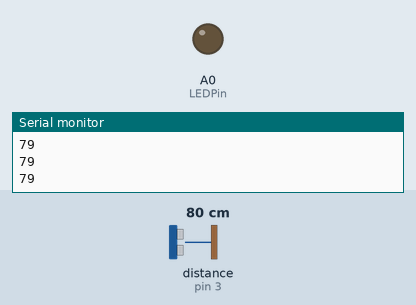
Simulated run of this sketch. Board: Arduino Uno, built with avr-gcc and run on an emulated ATmega328P. Shown: output pins drawn as LEDs (lit = HIGH), the last lines printed to the serial monitor. Wiring (inferred from the names in the program): ultrasonic range finder: trigger pin 4; echo pin 3. The inputs (shaded band) are chosen by the test bench; at power-on: distance to the obstacle (sensor on pin 3) 80 cm. The echo pulse lasts 58.3 µs per cm; pins used as bus, display or sensor lines are not drawn.

Above: at 1.2 s.
1.3 s: distance to the obstacle (sensor on pin 3) set to 2 cm
At 1.6 s:
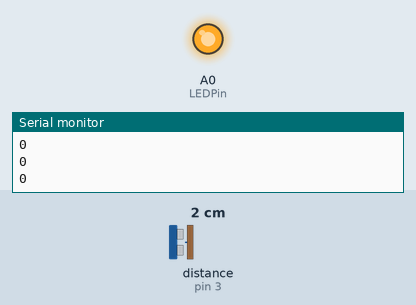
2.8 s: distance to the obstacle (sensor on pin 3) set to 5 cm
4.3 s: distance to the obstacle (sensor on pin 3) set to 8 cm
At 5.2 s:
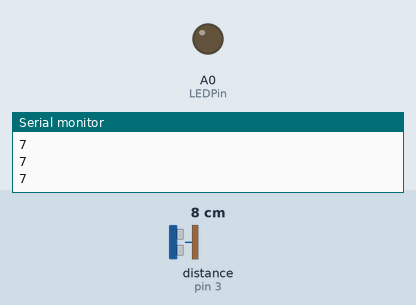
5.8 s: distance to the obstacle (sensor on pin 3) set to 4 cm
At 6.2 s:
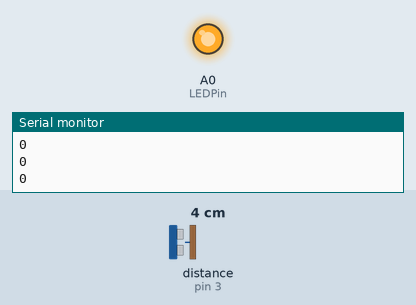
Timing chart, 0 to 8.3 s (numbered marks = the images above; inputs shaded):
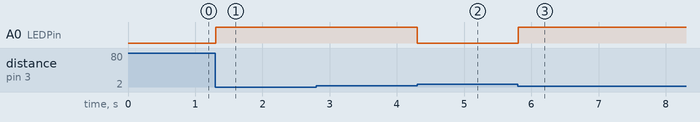

The sketch:

Tester.ino
```cpp
/* Define pins for HC-SR04 ultrasonic sensor */

#define echoPin 3 // Echo Pin = Analog Pin 0
#define trigPin 4 // Trigger Pin = Analog Pin 1

#define LEDPin A0 // Onboard LED

long duration; // Duration used to calculate distance
long HR_dist=0; // Calculated Distance

int minimumRange=5; //Minimum Sonar range
int maximumRange=200; //Maximum Sonar Range

/*--------------------SETUP()------------------------*/
void setup() {
 //Begin Serial communication using a 9600 baud rate
 Serial.begin (9600);

 //Setup the trigger and Echo pins of the HC-SR04 sensor
 pinMode(trigPin, OUTPUT);
 pinMode(echoPin, INPUT);
 pinMode(LEDPin, OUTPUT); // Use LED indicator (if required)
}

/*----------------------LOOP()--------------------------*/
void loop() {
 getDistance();
}

/*--------------------getDistance() FUNCTION ---------------*/
void getDistance(){

 /* The following trigPin/echoPin cycle is used to determine the
 distance of the nearest object by bouncing soundwaves off of it. */
 digitalWrite(trigPin, LOW);
 delayMicroseconds(2);

 digitalWrite(trigPin, HIGH);
 delayMicroseconds(10);

 digitalWrite(trigPin, LOW);
 duration = pulseIn(echoPin, HIGH);

 //Calculate the distance (in cm) based on the speed of sound.
 HR_dist = duration/58.2;

 /*Send the reading from the ultrasonic sensor to the computer */
 if (HR_dist >= maximumRange || HR_dist <= minimumRange){
 /* Send a 0 to computer and Turn LED ON to indicate "out of range" */
 Serial.println("0");
 digitalWrite(LEDPin, HIGH);
 } else {
 /* Send the distance to the computer using Serial protocol, and
 turn LED OFF to indicate successful reading. */
 Serial.println(HR_dist);
 digitalWrite(LEDPin, LOW);
 }
}
```

Measured:
- the behaviour switches between 6 and 7 cm on distance to the obstacle (sensor on pin 3) (found by bisection; images 1 and 2)
- after the input at 1.3 s, A0 (LEDPin): LOW → HIGH at once
- after the input at 4.3 s, A0 (LEDPin): HIGH → LOW at once
- after the input at 5.8 s, A0 (LEDPin): LOW → HIGH at once
